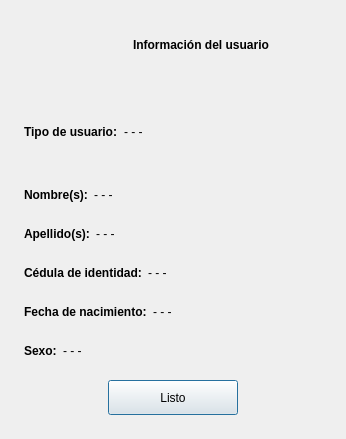
<?xml version="1.0" encoding="UTF-8"?>
<ui version="4.0">
 <class>dlgVerUsuario</class>
 <widget class="QDialog" name="dlgVerUsuario">
  <property name="geometry">
   <rect>
    <x>0</x>
    <y>0</y>
    <width>346</width>
    <height>439</height>
   </rect>
  </property>
  <property name="windowTitle">
   <string>Ver usuario</string>
  </property>
  <property name="windowIcon">
   <iconset resource="recursos.qrc">
    <normaloff>:/img/logo_icono.ico</normaloff>:/img/logo_icono.ico</iconset>
  </property>
  <layout class="QGridLayout" name="gridLayout">
   <item row="0" column="0">
    <layout class="QHBoxLayout" name="horizontalLayout_9">
     <item>
      <spacer name="horizontalSpacer_12">
       <property name="orientation">
        <enum>Qt::Horizontal</enum>
       </property>
       <property name="sizeType">
        <enum>QSizePolicy::Fixed</enum>
       </property>
       <property name="sizeHint" stdset="0">
        <size>
         <width>13</width>
         <height>20</height>
        </size>
       </property>
      </spacer>
     </item>
     <item>
      <layout class="QVBoxLayout" name="verticalLayout_2">
       <item>
        <layout class="QVBoxLayout" name="verticalLayout">
         <item>
          <layout class="QHBoxLayout" name="horizontalLayout">
           <property name="sizeConstraint">
            <enum>QLayout::SetDefaultConstraint</enum>
           </property>
           <item>
            <spacer name="horizontalSpacer_14">
             <property name="orientation">
              <enum>Qt::Horizontal</enum>
             </property>
             <property name="sizeHint" stdset="0">
              <size>
               <width>40</width>
               <height>20</height>
              </size>
             </property>
            </spacer>
           </item>
           <item>
            <widget class="QLabel" name="etqLogoVer">
             <property name="minimumSize">
              <size>
               <width>50</width>
               <height>50</height>
              </size>
             </property>
             <property name="maximumSize">
              <size>
               <width>50</width>
               <height>50</height>
              </size>
             </property>
             <property name="text">
              <string/>
             </property>
             <property name="pixmap">
              <pixmap resource="recursos.qrc">:/img/usuario.png</pixmap>
             </property>
             <property name="scaledContents">
              <bool>true</bool>
             </property>
            </widget>
           </item>
           <item>
            <widget class="QLabel" name="label">
             <property name="font">
              <font>
               <weight>75</weight>
               <bold>true</bold>
              </font>
             </property>
             <property name="text">
              <string>Información del usuario</string>
             </property>
            </widget>
           </item>
           <item>
            <spacer name="horizontalSpacer_7">
             <property name="orientation">
              <enum>Qt::Horizontal</enum>
             </property>
             <property name="sizeHint" stdset="0">
              <size>
               <width>40</width>
               <height>20</height>
              </size>
             </property>
            </spacer>
           </item>
          </layout>
         </item>
         <item>
          <spacer name="verticalSpacer_2">
           <property name="orientation">
            <enum>Qt::Vertical</enum>
           </property>
           <property name="sizeType">
            <enum>QSizePolicy::Fixed</enum>
           </property>
           <property name="sizeHint" stdset="0">
            <size>
             <width>20</width>
             <height>13</height>
            </size>
           </property>
          </spacer>
         </item>
         <item>
          <layout class="QHBoxLayout" name="horizontalLayout_7">
           <item>
            <widget class="QLabel" name="etqTituloRolUsuario">
             <property name="font">
              <font>
               <weight>75</weight>
               <bold>true</bold>
              </font>
             </property>
             <property name="text">
              <string>&lt;html&gt;&lt;head/&gt;&lt;body&gt;&lt;p&gt;Tipo de usuario:&lt;/p&gt;&lt;/body&gt;&lt;/html&gt;</string>
             </property>
            </widget>
           </item>
           <item>
            <widget class="QLabel" name="etqRol">
             <property name="font">
              <font>
               <weight>50</weight>
               <bold>false</bold>
              </font>
             </property>
             <property name="text">
              <string>&lt;html&gt;&lt;head/&gt;&lt;body&gt;&lt;p&gt;- - -&lt;/p&gt;&lt;/body&gt;&lt;/html&gt;</string>
             </property>
            </widget>
           </item>
           <item>
            <spacer name="horizontalSpacer_10">
             <property name="orientation">
              <enum>Qt::Horizontal</enum>
             </property>
             <property name="sizeHint" stdset="0">
              <size>
               <width>40</width>
               <height>20</height>
              </size>
             </property>
            </spacer>
           </item>
          </layout>
         </item>
         <item>
          <spacer name="verticalSpacer_6">
           <property name="orientation">
            <enum>Qt::Vertical</enum>
           </property>
           <property name="sizeType">
            <enum>QSizePolicy::Fixed</enum>
           </property>
           <property name="sizeHint" stdset="0">
            <size>
             <width>20</width>
             <height>13</height>
            </size>
           </property>
          </spacer>
         </item>
         <item>
          <layout class="QHBoxLayout" name="horizontalLayout_6">
           <item>
            <widget class="QLabel" name="etqTituloNombre">
             <property name="font">
              <font>
               <weight>75</weight>
               <bold>true</bold>
              </font>
             </property>
             <property name="text">
              <string>&lt;html&gt;&lt;head/&gt;&lt;body&gt;&lt;p&gt;Nombre(s):&lt;/p&gt;&lt;/body&gt;&lt;/html&gt;</string>
             </property>
            </widget>
           </item>
           <item>
            <widget class="QLabel" name="etqNombre">
             <property name="minimumSize">
              <size>
               <width>0</width>
               <height>20</height>
              </size>
             </property>
             <property name="maximumSize">
              <size>
               <width>251</width>
               <height>20</height>
              </size>
             </property>
             <property name="font">
              <font>
               <weight>50</weight>
               <bold>false</bold>
              </font>
             </property>
             <property name="text">
              <string>&lt;html&gt;&lt;head/&gt;&lt;body&gt;&lt;p&gt;- - -&lt;/p&gt;&lt;/body&gt;&lt;/html&gt;</string>
             </property>
            </widget>
           </item>
           <item>
            <spacer name="horizontalSpacer_5">
             <property name="orientation">
              <enum>Qt::Horizontal</enum>
             </property>
             <property name="sizeHint" stdset="0">
              <size>
               <width>40</width>
               <height>20</height>
              </size>
             </property>
            </spacer>
           </item>
          </layout>
         </item>
         <item>
          <spacer name="verticalSpacer_3">
           <property name="orientation">
            <enum>Qt::Vertical</enum>
           </property>
           <property name="sizeType">
            <enum>QSizePolicy::Fixed</enum>
           </property>
           <property name="sizeHint" stdset="0">
            <size>
             <width>20</width>
             <height>13</height>
            </size>
           </property>
          </spacer>
         </item>
         <item>
          <layout class="QHBoxLayout" name="horizontalLayout_5">
           <item>
            <widget class="QLabel" name="etqTituloApellido">
             <property name="font">
              <font>
               <weight>75</weight>
               <bold>true</bold>
              </font>
             </property>
             <property name="text">
              <string>&lt;html&gt;&lt;head/&gt;&lt;body&gt;&lt;p&gt;Apellido(s):&lt;/p&gt;&lt;/body&gt;&lt;/html&gt;</string>
             </property>
            </widget>
           </item>
           <item>
            <widget class="QLabel" name="etqApellido">
             <property name="minimumSize">
              <size>
               <width>0</width>
               <height>20</height>
              </size>
             </property>
             <property name="maximumSize">
              <size>
               <width>251</width>
               <height>20</height>
              </size>
             </property>
             <property name="font">
              <font>
               <weight>50</weight>
               <bold>false</bold>
              </font>
             </property>
             <property name="text">
              <string>&lt;html&gt;&lt;head/&gt;&lt;body&gt;&lt;p&gt;- - -&lt;/p&gt;&lt;/body&gt;&lt;/html&gt;</string>
             </property>
            </widget>
           </item>
           <item>
            <spacer name="horizontalSpacer_6">
             <property name="orientation">
              <enum>Qt::Horizontal</enum>
             </property>
             <property name="sizeHint" stdset="0">
              <size>
               <width>40</width>
               <height>20</height>
              </size>
             </property>
            </spacer>
           </item>
          </layout>
         </item>
         <item>
          <spacer name="verticalSpacer_4">
           <property name="orientation">
            <enum>Qt::Vertical</enum>
           </property>
           <property name="sizeType">
            <enum>QSizePolicy::Fixed</enum>
           </property>
           <property name="sizeHint" stdset="0">
            <size>
             <width>20</width>
             <height>13</height>
            </size>
           </property>
          </spacer>
         </item>
         <item>
          <layout class="QHBoxLayout" name="horizontalLayout_4">
           <item>
            <widget class="QLabel" name="etqTituloCedula">
             <property name="font">
              <font>
               <weight>75</weight>
               <bold>true</bold>
              </font>
             </property>
             <property name="text">
              <string>&lt;html&gt;&lt;head/&gt;&lt;body&gt;&lt;p&gt;Cédula de identidad:&lt;/p&gt;&lt;/body&gt;&lt;/html&gt;</string>
             </property>
            </widget>
           </item>
           <item>
            <widget class="QLabel" name="etqCedula">
             <property name="minimumSize">
              <size>
               <width>91</width>
               <height>16</height>
              </size>
             </property>
             <property name="maximumSize">
              <size>
               <width>91</width>
               <height>16</height>
              </size>
             </property>
             <property name="font">
              <font>
               <weight>50</weight>
               <bold>false</bold>
              </font>
             </property>
             <property name="text">
              <string>&lt;html&gt;&lt;head/&gt;&lt;body&gt;&lt;p&gt;- - -&lt;/p&gt;&lt;/body&gt;&lt;/html&gt;</string>
             </property>
            </widget>
           </item>
           <item>
            <spacer name="horizontalSpacer_9">
             <property name="orientation">
              <enum>Qt::Horizontal</enum>
             </property>
             <property name="sizeHint" stdset="0">
              <size>
               <width>40</width>
               <height>20</height>
              </size>
             </property>
            </spacer>
           </item>
          </layout>
         </item>
         <item>
          <spacer name="verticalSpacer_7">
           <property name="orientation">
            <enum>Qt::Vertical</enum>
           </property>
           <property name="sizeType">
            <enum>QSizePolicy::Fixed</enum>
           </property>
           <property name="sizeHint" stdset="0">
            <size>
             <width>20</width>
             <height>13</height>
            </size>
           </property>
          </spacer>
         </item>
         <item>
          <layout class="QHBoxLayout" name="horizontalLayout_3">
           <item>
            <widget class="QLabel" name="etqTituloFechaNac">
             <property name="font">
              <font>
               <weight>75</weight>
               <bold>true</bold>
              </font>
             </property>
             <property name="text">
              <string>&lt;html&gt;&lt;head/&gt;&lt;body&gt;&lt;p&gt;Fecha de nacimiento:&lt;/p&gt;&lt;/body&gt;&lt;/html&gt;</string>
             </property>
            </widget>
           </item>
           <item>
            <widget class="QLabel" name="etqFechaNac">
             <property name="minimumSize">
              <size>
               <width>91</width>
               <height>16</height>
              </size>
             </property>
             <property name="maximumSize">
              <size>
               <width>91</width>
               <height>16</height>
              </size>
             </property>
             <property name="font">
              <font>
               <weight>50</weight>
               <bold>false</bold>
              </font>
             </property>
             <property name="text">
              <string>&lt;html&gt;&lt;head/&gt;&lt;body&gt;&lt;p&gt;- - -&lt;/p&gt;&lt;/body&gt;&lt;/html&gt;</string>
             </property>
            </widget>
           </item>
           <item>
            <spacer name="horizontalSpacer_13">
             <property name="orientation">
              <enum>Qt::Horizontal</enum>
             </property>
             <property name="sizeHint" stdset="0">
              <size>
               <width>40</width>
               <height>20</height>
              </size>
             </property>
            </spacer>
           </item>
          </layout>
         </item>
         <item>
          <spacer name="verticalSpacer_8">
           <property name="orientation">
            <enum>Qt::Vertical</enum>
           </property>
           <property name="sizeType">
            <enum>QSizePolicy::Fixed</enum>
           </property>
           <property name="sizeHint" stdset="0">
            <size>
             <width>20</width>
             <height>13</height>
            </size>
           </property>
          </spacer>
         </item>
         <item>
          <layout class="QHBoxLayout" name="horizontalLayout_8">
           <item>
            <widget class="QLabel" name="etqTituloSexo">
             <property name="font">
              <font>
               <weight>75</weight>
               <bold>true</bold>
              </font>
             </property>
             <property name="text">
              <string>&lt;html&gt;&lt;head/&gt;&lt;body&gt;&lt;p&gt;Sexo:&lt;/p&gt;&lt;/body&gt;&lt;/html&gt;</string>
             </property>
            </widget>
           </item>
           <item>
            <widget class="QLabel" name="etqSexo">
             <property name="minimumSize">
              <size>
               <width>91</width>
               <height>16</height>
              </size>
             </property>
             <property name="maximumSize">
              <size>
               <width>91</width>
               <height>16</height>
              </size>
             </property>
             <property name="font">
              <font>
               <weight>50</weight>
               <bold>false</bold>
              </font>
             </property>
             <property name="text">
              <string>&lt;html&gt;&lt;head/&gt;&lt;body&gt;&lt;p&gt;- - -&lt;/p&gt;&lt;/body&gt;&lt;/html&gt;</string>
             </property>
            </widget>
           </item>
           <item>
            <spacer name="horizontalSpacer_15">
             <property name="orientation">
              <enum>Qt::Horizontal</enum>
             </property>
             <property name="sizeHint" stdset="0">
              <size>
               <width>40</width>
               <height>20</height>
              </size>
             </property>
            </spacer>
           </item>
          </layout>
         </item>
        </layout>
       </item>
       <item>
        <spacer name="verticalSpacer_5">
         <property name="orientation">
          <enum>Qt::Vertical</enum>
         </property>
         <property name="sizeType">
          <enum>QSizePolicy::Fixed</enum>
         </property>
         <property name="sizeHint" stdset="0">
          <size>
           <width>20</width>
           <height>13</height>
          </size>
         </property>
        </spacer>
       </item>
       <item>
        <layout class="QHBoxLayout" name="horizontalLayout_2">
         <item>
          <spacer name="horizontalSpacer_4">
           <property name="orientation">
            <enum>Qt::Horizontal</enum>
           </property>
           <property name="sizeHint" stdset="0">
            <size>
             <width>38</width>
             <height>18</height>
            </size>
           </property>
          </spacer>
         </item>
         <item>
          <widget class="QPushButton" name="btnListo">
           <property name="minimumSize">
            <size>
             <width>130</width>
             <height>35</height>
            </size>
           </property>
           <property name="maximumSize">
            <size>
             <width>130</width>
             <height>35</height>
            </size>
           </property>
           <property name="text">
            <string>Listo</string>
           </property>
           <property name="iconSize">
            <size>
             <width>20</width>
             <height>20</height>
            </size>
           </property>
          </widget>
         </item>
         <item>
          <spacer name="horizontalSpacer_3">
           <property name="orientation">
            <enum>Qt::Horizontal</enum>
           </property>
           <property name="sizeHint" stdset="0">
            <size>
             <width>40</width>
             <height>20</height>
            </size>
           </property>
          </spacer>
         </item>
        </layout>
       </item>
       <item>
        <spacer name="verticalSpacer">
         <property name="orientation">
          <enum>Qt::Vertical</enum>
         </property>
         <property name="sizeType">
          <enum>QSizePolicy::Fixed</enum>
         </property>
         <property name="sizeHint" stdset="0">
          <size>
           <width>20</width>
           <height>13</height>
          </size>
         </property>
        </spacer>
       </item>
      </layout>
     </item>
     <item>
      <spacer name="horizontalSpacer">
       <property name="orientation">
        <enum>Qt::Horizontal</enum>
       </property>
       <property name="sizeType">
        <enum>QSizePolicy::Fixed</enum>
       </property>
       <property name="sizeHint" stdset="0">
        <size>
         <width>13</width>
         <height>20</height>
        </size>
       </property>
      </spacer>
     </item>
    </layout>
   </item>
  </layout>
 </widget>
 <resources>
  <include location="recursos.qrc"/>
 </resources>
 <connections/>
</ui>
